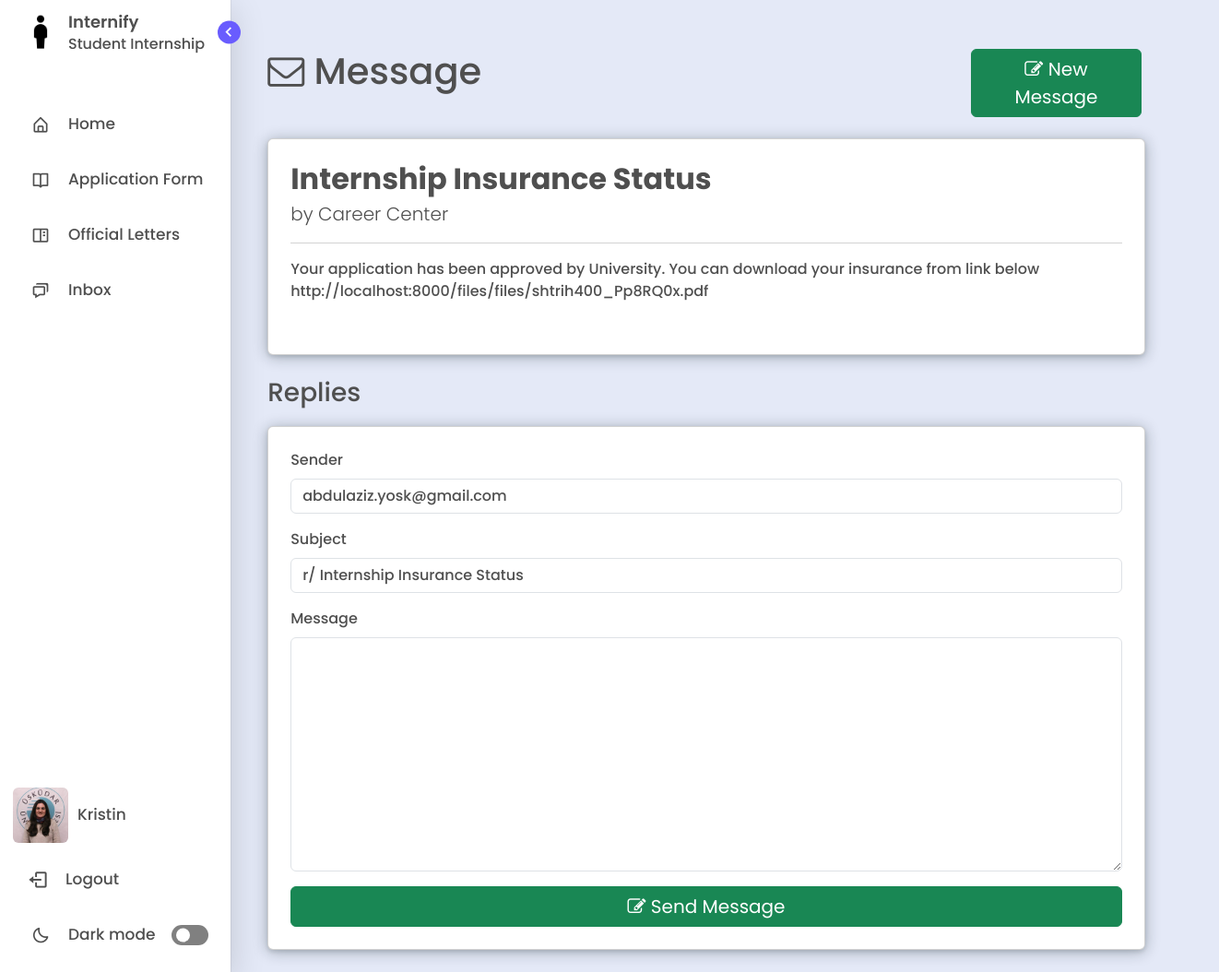
The app's page /inbox/message/39/ (signed in) with its own data.
### management/models.py (models this page shows, shortened)
class User(AbstractBaseUser, PermissionsMixin):
    GENDER_CHOICES = (
        ('M', 'Male'),
        ('F', 'Female'),
    )
    first_name = models.CharField(max_length=100)
    last_name = models.CharField(max_length=100)
    email = models.EmailField(unique=True)
    gender = models.CharField(max_length=1, choices=GENDER_CHOICES)
    photo = models.ImageField(upload_to='users', null=True, blank=True)
    last_login = models.DateTimeField(auto_now=True)
    is_active = models.BooleanField(default=True)
    is_staff = models.BooleanField(default=False)
    is_superuser = models.BooleanField(default=False)
    objects = CustomUserManager()
    USERNAME_FIELD = 'email'
    REQUIRED_FIELDS = ['first_name', 'last_name', 'gender',  'password']
    def get_full_name(self):
        return f'{self.first_name} {self.last_name}'

class BaseAbstractModel(models.Model):
    is_visible = models.BooleanField(default=True, verbose_name='Visibility')
    date_created = models.DateTimeField(auto_now_add=True)
    date_updated = models.DateTimeField(auto_now=True)
    class Meta:
        abstract = True

class Message(BaseAbstractModel):
    title = models.CharField(max_length=255)
    content = models.TextField()
    sender = models.ForeignKey(User, on_delete=CASCADE, related_name='sender')
    receiver = models.ForeignKey(User, on_delete=CASCADE, related_name='receiver')
    parent = models.ForeignKey('self', on_delete=SET_NULL, null=True, related_name='parentnode')
    def get_absolute_url(self):
        return reverse('message', args=[str(self.id)])

### management/views.py (the view, shortened to what this page needs)
# urls.py: path('inbox/message/<int:id>/', views.message, name = "message"),
def message(request, id):
	parent = Message.objects.get(pk=id)
	children = Message.objects.filter(parent=parent)
	context = {
		'email': parent
	}
	if len(children) > 0:
		context['children'] = children
	return render(request, "message.html", context)

### templates/message.html (shortened to what this page needs)
{% extends "layout.html" %}
{% load static %}
{% block content %}
<body>
    <div class="home offset-md-1" style="margin-top:4%;">
        <div class="row">
          <div class="col-md-5">
            <h1 class="title text"><i class="fa fa-envelope-o"></i> Message</h1>
          </div>
          <div class="col-md-5">
            <a href="{% url 'sendmessage' %}" class="btn btn-success btn-block" style="font-size: 20px; width:40%; float:right;"><i class='fa fa-pencil-square-o'></i> New Message</a>
          </div>
        </div>
        <div class="col-lg-10" style="margin-top:2%;">
            <div class="card p-4" style="box-shadow: rgba(14, 30, 37, 0.12) 0px 2px 4px 0px, rgba(14, 30, 37, 0.32) 0px 2px 16px 0px;">
                <header class = "text mb-3" style="text-align: start;">
                    <a><h2 class="fw-bolder mb-1">{{email.title}}</h2></a>
                    <p class ="lead">by {{email.sender.get_full_name}}</p>
                    <hr>
                    <p class="lead">
                        {{email.content|linebreaks}}
                    </p>
                </header>
            </div>
            <h3 class="mt-4 title text">Replies</h3>
            <div class="panel-body" style="margin-top:2%;">
                <form action="{{email.get_absolute_url}}" method="POST">
                    <div class="card p-4" style="box-shadow: rgba(14, 30, 37, 0.12) 0px 2px 4px 0px, rgba(14, 30, 37, 0.32) 0px 2px 16px 0px;">
                        <div class="text mb-3">
                            <label for="exampleFormControlInput1" class="form-label" style="font-weight: 500;">Sender</label>
                            <input class="form-control text" type="email" value="{{email.receiver.email}}" style="background-color: var(--primary-color-light);" name="email" readonly>
                        </div>
                        <div class="text mb-3">
                            <label for="exampleFormControlInput1" class="form-label" style="font-weight: 500;">Subject</label>
                            <input class="form-control text" type="text" value="r/ {{email.title}}" style="background-color: var(--primary-color-light);" name="title" readonly>
                        </div>
                        <div class="text mb-3">
                            <label for="exampleFormControlTextarea1" class="form-label" style="font-weight: 500;">Message</label>
                            <textarea class="form-control text" id="exampleFormControlTextarea1" style="background-color: var(--primary-color-light);" name="content" rows="10"></textarea>
                        </div>
                        <button class="btn btn-success btn-block" style="font-size: 20px; width: 100%;"><i class='fa fa-pencil-square-o'></i> Send Message</button>
                    </div>
                </form>
            </div>
            <br>
        </div>
    </div>
</body>
{% endblock content %}

### templates/includes/sidebar.html (shortened to what this page needs)
<!DOCTYPE html>
{% load static %}
<html lang="en">
<head>
    <link href='https://unpkg.com/boxicons@2.1.1/css/boxicons.min.css' rel='stylesheet'>
</head>
<body>
    <nav class="sidebar open">
        <header>
            <div class="image-text">
                <span class="image">
                    <a href="/home"><img id="my-image" src="{% static 'assets/img/logo.png' %}" alt=""></a>
                </span>
                <div class="text logo-text">
                    <a href="/home" style="text-decoration: none; color: var(--text-color);"><span class="name">Internify</span></a>
                    <span class="profession">Student Internship</span>
                </div>
            </div>
            <i class='bx bx-chevron-right toggle'></i>
        </header>
        <div class="menu-bar">
            <div class="menu">
                <li class="nav-link">
                    <a href="{% url 'index' %}">
                        <i class='bx bx-home-alt icon' ></i>
                        <span class="text nav-text">Home</span>
                    </a>
                </li>
                {% for group in request.user.groups.all %}
                    {% if group.name == 'Coordinator' %}
                        <li class = "nav-link">
                            <a href="/staff/application-form">
                                <i class='bx bx-book-open icon' ></i>
                                <span class="text nav-text">Application Form</span>
                            </a>
                        </li>
                        <li class = "nav-link">
                            <a href="{% url 'offletters' %}">
                                <i class='bx bx-book-content icon' ></i>
                                <span class="text nav-text">Official Letters</span>
                            </a>
                        </li>
                    {% endif %}
                {% endfor %}
                <li class="nav-link">
                    <a href="/inbox">
                        <i class='bx bx-chat icon' ></i>
                        <span class="text nav-text">Inbox</span>
                    </a>
                </li>
            </div>
            <div class="bottom-content">
                <li class="nav-link">
                    <a href="/profile">
                        <img src="
                                {% if request.user.photo%}
                                    {{ request.user.photo.url }}
                                {% elif request.user.gender == 'M' %}
                                    {% static 'assets/img/avatars/male_avatar.png' %}
                                {% else %}
                                    {% static 'assets/img/avatars/female_avatar.png' %}
                                {% endif %}
                                "
                                alt="user-avatar"
                            class="d-block rounded" height="60" width="60" id="uploadedAvatar" />
                        <span class="text nav-text" style="margin-left:10px;"> {{user.first_name}}</span>
                    </a>
                </li>
                <li class="nav-link">
                    <a href="/logout">
                        <i class='bx bx-log-out icon' style="font-size:23px; margin-left:-3px;"></i>
                        <span class="text nav-text">Logout</span>
                    </a>
                </li>
                <li class="mode">
                    <div class="sun-moon">
                        <i class='bx bx-moon icon moon'></i>
                    </div>
                    <span class="mode-text text">Dark mode</span>
                    <div class="toggle-switch">
                        <span class="switch"></span>
                    </div>
                </li>
            </div>
        </div>
    </nav>
</body>
</html>

### templates/includes/sidebar.html (style rules this page uses)
* { margin: 0; padding: 0; box-sizing: border-box; font-family: 'Poppins', sans-serif; }
:root { --body-color: #E4E9F7; --sidebar-color: #FFF; --primary-color: #695CFE; --primary-color-light: white; --purple-text-color: #696CFF; --toggle-color: gray; --text-color: #4f4f4f; --tran-03: all 0.2s ease; --tran-03: all 0.3s ease; --tran-04: all 0.3s ease; --tran-05: all 0.3s ease; }
body { min-height: 100vh; background-color: var(--body-color); transition: var(--tran-05); overflow-x: hidden; }
.sidebar { position: fixed; top: 0; left: 0; height: 100%; width: 250px; padding: 10px 14px; background: var(--sidebar-color); transition: var(--tran-05); z-index: 100; box-shadow: rgba(0, 0, 0, 0.16) 0px 10px 36px 0px, rgba(0, 0, 0, 0.06) 0px 0px 0px 1px; }
.sidebar li { height: 50px; list-style: none; display: flex; align-items: center; margin-top: 10px; }
.sidebar header .image, .sidebar .icon { min-width: 60px; border-radius: 6px; }
.sidebar .icon { min-width: 60px; border-radius: 6px; height: 100%; display: flex; align-items: center; justify-content: center; font-size: 20px; }
.sidebar .text, .sidebar .icon { color: var(--text-color); transition: var(--tran-03); }
.sidebar .text { font-size: 17px; font-weight: 500; white-space: nowrap; opacity: 1; }
.sidebar header { position: relative; }
.sidebar header .image-text { display: flex; align-items: center; }
.sidebar header .logo-text { display: flex; flex-direction: column; }
header .image-text .name { margin-top: 2px; font-size: 18px; font-weight: 600; }
header .image-text .profession { font-size: 16px; margin-top: -2px; display: block; }
.sidebar header .image { display: flex; align-items: center; justify-content: center; }
.sidebar header .image img { width: 40px; border-radius: 6px; }
.sidebar header .toggle { position: absolute; top: 50%; right: -25px; transform: translateY(-50%) rotate(180deg); height: 25px; width: 25px; background-color: var(--primary-color); color: var(--sidebar-color); border-radius: 50%; display: flex; align-items: center; justify-content: center; font-size: 22px; cursor: pointer; transition: var(--tran-05); }
.sidebar .menu { margin-top: 40px; }
.sidebar li a { list-style: none; height: 100%; background-color: transparent; display: flex; align-items: center; height: 100%; width: 100%; border-radius: 6px; text-decoration: none; transition: var(--tran-03); }
.sidebar .menu-bar { height: calc(100% - 55px); display: flex; flex-direction: column; justify-content: space-between; overflow-y: scroll; }
.sidebar .menu-bar .mode { border-radius: 6px; background-color: var(--primary-color-light); position: relative; transition: var(--tran-05); }
.menu-bar .mode .sun-moon { height: 50px; width: 60px; }
.mode .sun-moon i { position: absolute; }
.bottom-content .nav-link { margin-top:20px; }
.menu-bar .bottom-content .toggle-switch { position: absolute; right: 0; height: 100%; min-width: 60px; display: flex; align-items: center; justify-content: center; border-radius: 6px; cursor: pointer; }
.toggle-switch .switch { position: relative; height: 22px; width: 40px; border-radius: 25px; background-color: var(--toggle-color); transition: var(--tran-05); }
.switch::before { content: ''; position: absolute; height: 15px; width: 15px; border-radius: 50%; top: 50%; left: 5px; transform: translateY(-50%); background-color: var(--sidebar-color); transition: var(--tran-04); }
.home { position: absolute; top: 0; top: 0; left: 180px; height: 100vh; width: calc(100% - 180px); background-color: var(--body-color); transition: var(--tran-05); }
.home .text { font-weight: 500; color: var(--text-color); }
.card { background-color: var(--primary-color-light); box-shadow: rgba(0, 0, 0, 0.15) 1.95px 1.95px 2.6px; }

### records on screen
User: photo (picture), first_name "Kristin"
Message: title "Internship Insurance Status", sender.get_full_name "Career Center", content "Your application has been approved by University. You can download your insurance from link below http://localhost:8000/files/files/shtrih400_Pp8RQ0x.pdf", email "abdulaziz.yosk@gmail.com", title "r/ Internship Insurance Status"
